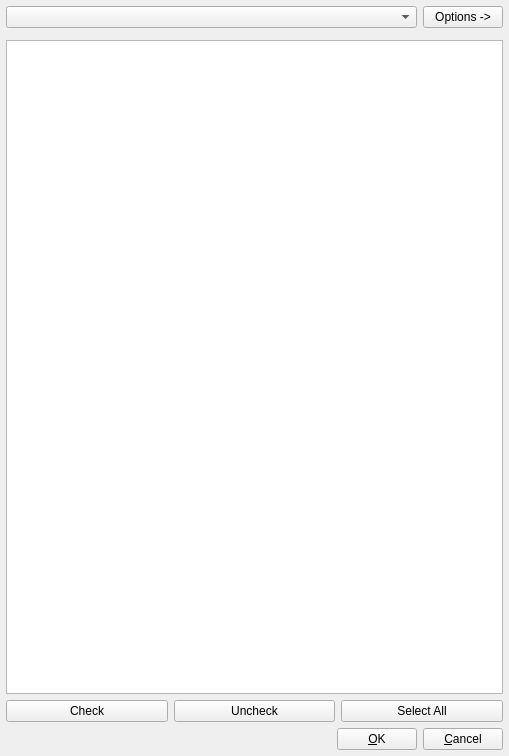
<?xml version="1.0" encoding="UTF-8"?>
<ui version="4.0">
 <class>HostSelectorBase</class>
 <widget class="QDialog" name="HostSelectorBase">
  <property name="geometry">
   <rect>
    <x>0</x>
    <y>0</y>
    <width>509</width>
    <height>756</height>
   </rect>
  </property>
  <property name="windowTitle">
   <string>Select Hosts</string>
  </property>
  <layout class="QVBoxLayout">
   <property name="spacing">
    <number>6</number>
   </property>
   <property name="margin">
    <number>6</number>
   </property>
   <item>
    <layout class="QHBoxLayout">
     <property name="spacing">
      <number>6</number>
     </property>
     <property name="margin">
      <number>0</number>
     </property>
     <item>
      <widget class="RecordCombo" name="mHostGroupCombo">
       <property name="sizePolicy">
        <sizepolicy hsizetype="Ignored" vsizetype="Ignored">
         <horstretch>0</horstretch>
         <verstretch>0</verstretch>
        </sizepolicy>
       </property>
      </widget>
     </item>
     <item>
      <widget class="QPushButton" name="mOptionsButton">
       <property name="sizePolicy">
        <sizepolicy hsizetype="Maximum" vsizetype="Fixed">
         <horstretch>0</horstretch>
         <verstretch>0</verstretch>
        </sizepolicy>
       </property>
       <property name="text">
        <string>Options -&gt;</string>
       </property>
       <property name="autoDefault">
        <bool>false</bool>
       </property>
      </widget>
     </item>
    </layout>
   </item>
   <item>
    <widget class="FilterEdit" name="mHostFilterEdit" native="true"/>
   </item>
   <item>
    <widget class="RecordTreeView" name="mHostTree"/>
   </item>
   <item>
    <layout class="QHBoxLayout">
     <property name="spacing">
      <number>6</number>
     </property>
     <property name="margin">
      <number>0</number>
     </property>
     <item>
      <widget class="QPushButton" name="CheckSelected">
       <property name="text">
        <string>Check</string>
       </property>
       <property name="autoDefault">
        <bool>false</bool>
       </property>
      </widget>
     </item>
     <item>
      <widget class="QPushButton" name="UnCheckSelected">
       <property name="text">
        <string>Uncheck</string>
       </property>
       <property name="autoDefault">
        <bool>false</bool>
       </property>
      </widget>
     </item>
     <item>
      <widget class="QPushButton" name="SelectAll">
       <property name="text">
        <string>Select All</string>
       </property>
       <property name="autoDefault">
        <bool>false</bool>
       </property>
      </widget>
     </item>
    </layout>
   </item>
   <item>
    <layout class="QHBoxLayout">
     <property name="spacing">
      <number>6</number>
     </property>
     <property name="margin">
      <number>0</number>
     </property>
     <item>
      <widget class="QLabel" name="mCheckedStatusLabel">
       <property name="text">
        <string/>
       </property>
      </widget>
     </item>
     <item>
      <spacer>
       <property name="orientation">
        <enum>Qt::Horizontal</enum>
       </property>
       <property name="sizeType">
        <enum>QSizePolicy::Expanding</enum>
       </property>
       <property name="sizeHint" stdset="0">
        <size>
         <width>61</width>
         <height>15</height>
        </size>
       </property>
      </spacer>
     </item>
     <item>
      <widget class="QPushButton" name="OKButton">
       <property name="text">
        <string>&amp;OK</string>
       </property>
       <property name="autoDefault">
        <bool>false</bool>
       </property>
      </widget>
     </item>
     <item>
      <widget class="QPushButton" name="CancelButton">
       <property name="text">
        <string>&amp;Cancel</string>
       </property>
       <property name="autoDefault">
        <bool>false</bool>
       </property>
      </widget>
     </item>
    </layout>
   </item>
  </layout>
 </widget>
 <layoutdefault spacing="6" margin="11"/>
 <customwidgets>
  <customwidget>
   <class>RecordCombo</class>
   <extends>QComboBox</extends>
   <header>recordcombo.h</header>
  </customwidget>
  <customwidget>
   <class>RecordTreeView</class>
   <extends>QTreeView</extends>
   <header>recordtreeview.h</header>
  </customwidget>
  <customwidget>
   <class>FilterEdit</class>
   <extends>QWidget</extends>
   <header>filteredit.h</header>
   <container>1</container>
  </customwidget>
 </customwidgets>
 <resources/>
 <connections>
  <connection>
   <sender>OKButton</sender>
   <signal>clicked()</signal>
   <receiver>HostSelectorBase</receiver>
   <slot>accept()</slot>
   <hints>
    <hint type="sourcelabel">
     <x>196</x>
     <y>734</y>
    </hint>
    <hint type="destinationlabel">
     <x>163</x>
     <y>740</y>
    </hint>
   </hints>
  </connection>
  <connection>
   <sender>CancelButton</sender>
   <signal>clicked()</signal>
   <receiver>HostSelectorBase</receiver>
   <slot>reject()</slot>
   <hints>
    <hint type="sourcelabel">
     <x>317</x>
     <y>738</y>
    </hint>
    <hint type="destinationlabel">
     <x>346</x>
     <y>742</y>
    </hint>
   </hints>
  </connection>
 </connections>
</ui>
